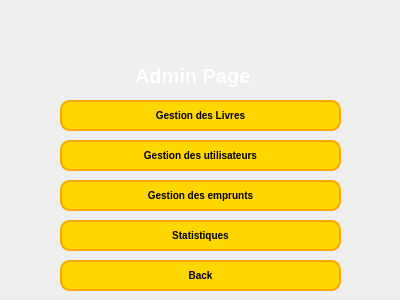
<?xml version="1.0" encoding="UTF-8"?>
<ui version="4.0">
 <class>AdminPage</class>
 <widget class="QWidget" name="AdminPage">
  <property name="geometry">
   <rect>
    <x>0</x>
    <y>0</y>
    <width>400</width>
    <height>300</height>
   </rect>
  </property>
  <property name="windowTitle">
   <string>Form</string>
  </property>
  <widget class="QLabel" name="label">
   <property name="geometry">
    <rect>
     <x>-30</x>
     <y>-20</y>
     <width>461</width>
     <height>351</height>
    </rect>
   </property>
   <property name="styleSheet">
    <string notr="true">image: url(:/new/prefix2/Resources/milad-fakurian-E8Ufcyxz514-unsplash.jpg);</string>
   </property>
   <property name="text">
    <string/>
   </property>
  </widget>
  <widget class="QLabel" name="label_6">
   <property name="geometry">
    <rect>
     <x>140</x>
     <y>-30</y>
     <width>101</width>
     <height>121</height>
    </rect>
   </property>
   <property name="styleSheet">
    <string notr="true">image: url(:/new/prefix4/Resources/Premium_Vector___Man_reading_book_Logo_Template_Design-removebg-preview (1).png);</string>
   </property>
   <property name="text">
    <string/>
   </property>
  </widget>
  <widget class="QLabel" name="label_2">
   <property name="geometry">
    <rect>
     <x>120</x>
     <y>40</y>
     <width>251</width>
     <height>71</height>
    </rect>
   </property>
   <property name="font">
    <font>
     <family>Arial</family>
     <pointsize>-1</pointsize>
     <bold>true</bold>
    </font>
   </property>
   <property name="styleSheet">
    <string notr="true">QLabel 
{
color: white; /* Couleur du texte en jaune (Gold) FFD700*/
 font-size: 20px; /* Taille du texte */
    font-weight: bold; /* Texte en gras */
    font-family: Arial, sans-serif; /* Police de caractère */
    text-align: center; /* Centrer le texte */
    padding: 10px; /* Espacement autour du texte */
}

QLabel:hover {
    color: #FFD700; /* Couleur du texte plus claire au survol */
}

QLabel:focus {
    border: 2px solid #ADD8E6; /* Bordure orange lorsqu'en focus */
}
</string>
   </property>
   <property name="text">
    <string>Admin Page</string>
   </property>
  </widget>
  <widget class="QPushButton" name="pushButton_2">
   <property name="geometry">
    <rect>
     <x>60</x>
     <y>260</y>
     <width>281</width>
     <height>31</height>
    </rect>
   </property>
   <property name="styleSheet">
    <string notr="true">QPushButton {
    background-color: #FFD700; /* Couleur jaune (Gold) */
    color: black; /* Texte noir */
    border: 2px solid #FFA500; /* Bordure orange */
    border-radius: 10px; /* Coins arrondis */
    font-size: 10px; /* Taille du texte */
    font-weight: bold; /* Texte en gras */
}

QPushButton:hover {
    background-color: #FFC107; /* Couleur jaune plus claire au survol */
}

QPushButton:pressed {
    background-color: #87CEEB; /* Couleur jaune foncée lorsqu'on clique */
    border: 2px solid #FF6F00; /* Bordure plus foncée */
}
</string>
   </property>
   <property name="text">
    <string>Back</string>
   </property>
  </widget>
  <widget class="QPushButton" name="pushButton_3">
   <property name="geometry">
    <rect>
     <x>60</x>
     <y>180</y>
     <width>281</width>
     <height>31</height>
    </rect>
   </property>
   <property name="styleSheet">
    <string notr="true">QPushButton {
    background-color: #FFD700; /* Couleur jaune (Gold) */
    color: black; /* Texte noir */
    border: 2px solid #FFA500; /* Bordure orange */
    border-radius: 10px; /* Coins arrondis */
    font-size: 10px; /* Taille du texte */
    font-weight: bold; /* Texte en gras */
}

QPushButton:hover {
    background-color: #FFC107; /* Couleur jaune plus claire au survol */
}

QPushButton:pressed {
    background-color: #87CEEB; /* Couleur jaune foncée lorsqu'on clique */
    border: 2px solid #FF6F00; /* Bordure plus foncée */
}
</string>
   </property>
   <property name="text">
    <string>Gestion des emprunts</string>
   </property>
  </widget>
  <widget class="QPushButton" name="pushButton_4">
   <property name="geometry">
    <rect>
     <x>60</x>
     <y>140</y>
     <width>281</width>
     <height>31</height>
    </rect>
   </property>
   <property name="styleSheet">
    <string notr="true">QPushButton {
    background-color: #FFD700; /* Couleur jaune (Gold) */
    color: black; /* Texte noir */
    border: 2px solid #FFA500; /* Bordure orange */
    border-radius: 10px; /* Coins arrondis */
    font-size: 10px; /* Taille du texte */
    font-weight: bold; /* Texte en gras */
}

QPushButton:hover {
    background-color: #FFC107; /* Couleur jaune plus claire au survol */
}

QPushButton:pressed {
    background-color: #87CEEB; /* Couleur jaune foncée lorsqu'on clique */
    border: 2px solid #FF6F00; /* Bordure plus foncée */
}
</string>
   </property>
   <property name="text">
    <string>Gestion des utilisateurs</string>
   </property>
  </widget>
  <widget class="QPushButton" name="pushButton_5">
   <property name="geometry">
    <rect>
     <x>60</x>
     <y>100</y>
     <width>281</width>
     <height>31</height>
    </rect>
   </property>
   <property name="styleSheet">
    <string notr="true">QPushButton {
    background-color: #FFD700; /* Couleur jaune (Gold) */
    color: black; /* Texte noir */
    border: 2px solid #FFA500; /* Bordure orange */
    border-radius: 10px; /* Coins arrondis */
    font-size: 10px; /* Taille du texte */
    font-weight: bold; /* Texte en gras */
}

QPushButton:hover {
    background-color: #FFC107; /* Couleur jaune plus claire au survol */
}

QPushButton:pressed {
    background-color: #87CEEB; /* Couleur jaune foncée lorsqu'on clique */
    border: 2px solid #FF6F00; /* Bordure plus foncée */
}
</string>
   </property>
   <property name="text">
    <string>Gestion des Livres</string>
   </property>
  </widget>
  <widget class="QPushButton" name="pushButton_6">
   <property name="geometry">
    <rect>
     <x>60</x>
     <y>220</y>
     <width>281</width>
     <height>31</height>
    </rect>
   </property>
   <property name="styleSheet">
    <string notr="true">QPushButton {
    background-color: #FFD700; /* Couleur jaune (Gold) */
    color: black; /* Texte noir */
    border: 2px solid #FFA500; /* Bordure orange */
    border-radius: 10px; /* Coins arrondis */
    font-size: 10px; /* Taille du texte */
    font-weight: bold; /* Texte en gras */
}

QPushButton:hover {
    background-color: #FFC107; /* Couleur jaune plus claire au survol */
}

QPushButton:pressed {
    background-color: #87CEEB; /* Couleur jaune foncée lorsqu'on clique */
    border: 2px solid #FF6F00; /* Bordure plus foncée */
}
</string>
   </property>
   <property name="text">
    <string>Statistiques</string>
   </property>
  </widget>
 </widget>
 <resources/>
 <connections/>
</ui>
